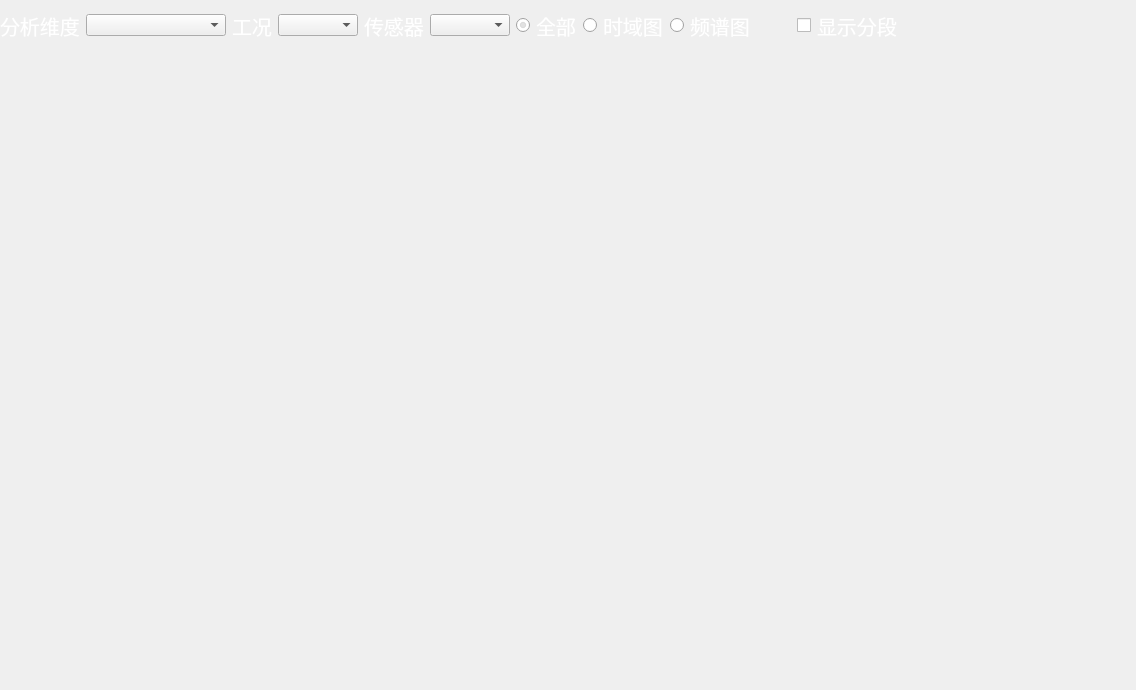
<?xml version="1.0" encoding="UTF-8"?>
<ui version="4.0">
 <class>ChartsViewerClass</class>
 <widget class="QMainWindow" name="ChartsViewerClass">
  <property name="geometry">
   <rect>
    <x>0</x>
    <y>0</y>
    <width>1136</width>
    <height>690</height>
   </rect>
  </property>
  <property name="windowTitle">
   <string>ChartsViewer</string>
  </property>
  <property name="styleSheet">
   <string notr="true">#centralWidget{border-image:url(:/image/background.png)}
#label,#label_2,#label_3,#radioButtonAll,#radioButtonOnlyfs,#radioButtonOnlyts,#checkBoxShowSeg{
           font-size: 20px;
           color: #FFFFFF;
           padding-left: 0px;
           padding-top: 0px;
           padding-bottom: 0px;
}</string>
  </property>
  <widget class="QWidget" name="centralWidget">
   <layout class="QVBoxLayout" name="verticalLayout" stretch="0,0,1">
    <property name="spacing">
     <number>10</number>
    </property>
    <property name="leftMargin">
     <number>0</number>
    </property>
    <property name="topMargin">
     <number>0</number>
    </property>
    <property name="rightMargin">
     <number>0</number>
    </property>
    <property name="bottomMargin">
     <number>0</number>
    </property>
    <item>
     <widget class="HeaderWidget" name="headerWidget" native="true"/>
    </item>
    <item>
     <layout class="QHBoxLayout" name="horizontalLayout_3">
      <property name="rightMargin">
       <number>20</number>
      </property>
      <item>
       <layout class="QHBoxLayout" name="horizontalLayout">
        <item>
         <widget class="QLabel" name="label">
          <property name="text">
           <string>分析维度</string>
          </property>
         </widget>
        </item>
        <item>
         <widget class="QComboBox" name="comboBoxAnalyseDim">
          <property name="minimumSize">
           <size>
            <width>140</width>
            <height>0</height>
           </size>
          </property>
         </widget>
        </item>
       </layout>
      </item>
      <item>
       <layout class="QHBoxLayout" name="horizontalLayout_2">
        <item>
         <widget class="QLabel" name="label_2">
          <property name="text">
           <string>工况</string>
          </property>
         </widget>
        </item>
        <item>
         <widget class="QComboBox" name="comboBoxWorkConditions">
          <property name="minimumSize">
           <size>
            <width>80</width>
            <height>0</height>
           </size>
          </property>
         </widget>
        </item>
       </layout>
      </item>
      <item>
       <layout class="QHBoxLayout" name="horizontalLayout_4">
        <item>
         <widget class="QLabel" name="label_3">
          <property name="text">
           <string>传感器</string>
          </property>
         </widget>
        </item>
        <item>
         <widget class="QComboBox" name="comboBoxSense">
          <property name="minimumSize">
           <size>
            <width>80</width>
            <height>0</height>
           </size>
          </property>
         </widget>
        </item>
       </layout>
      </item>
      <item>
       <widget class="QRadioButton" name="radioButtonAll">
        <property name="text">
         <string>全部</string>
        </property>
        <property name="checked">
         <bool>true</bool>
        </property>
       </widget>
      </item>
      <item>
       <widget class="QRadioButton" name="radioButtonOnlyts">
        <property name="text">
         <string>时域图</string>
        </property>
       </widget>
      </item>
      <item>
       <widget class="QRadioButton" name="radioButtonOnlyfs">
        <property name="text">
         <string>频谱图</string>
        </property>
       </widget>
      </item>
      <item>
       <spacer name="horizontalSpacer_3">
        <property name="orientation">
         <enum>Qt::Horizontal</enum>
        </property>
        <property name="sizeType">
         <enum>QSizePolicy::Minimum</enum>
        </property>
        <property name="sizeHint" stdset="0">
         <size>
          <width>40</width>
          <height>20</height>
         </size>
        </property>
       </spacer>
      </item>
      <item>
       <widget class="QCheckBox" name="checkBoxShowSeg">
        <property name="enabled">
         <bool>true</bool>
        </property>
        <property name="text">
         <string>显示分段</string>
        </property>
       </widget>
      </item>
      <item>
       <spacer name="horizontalSpacer">
        <property name="orientation">
         <enum>Qt::Horizontal</enum>
        </property>
        <property name="sizeHint" stdset="0">
         <size>
          <width>40</width>
          <height>20</height>
         </size>
        </property>
       </spacer>
      </item>
     </layout>
    </item>
    <item>
     <layout class="QHBoxLayout" name="horizontalLayout_5" stretch="0,1">
      <property name="leftMargin">
       <number>0</number>
      </property>
      <item>
       <widget class="CustomFlowWidget" name="customFlowWidget" native="true">
        <property name="minimumSize">
         <size>
          <width>500</width>
          <height>0</height>
         </size>
        </property>
       </widget>
      </item>
      <item>
       <widget class="CustomFlowWidget" name="customFlowWidgetSeg" native="true">
        <property name="minimumSize">
         <size>
          <width>500</width>
          <height>0</height>
         </size>
        </property>
       </widget>
      </item>
     </layout>
    </item>
   </layout>
  </widget>
  <widget class="QMenuBar" name="menuBar">
   <property name="geometry">
    <rect>
     <x>0</x>
     <y>0</y>
     <width>1136</width>
     <height>23</height>
    </rect>
   </property>
  </widget>
 </widget>
 <layoutdefault spacing="6" margin="11"/>
 <customwidgets>
  <customwidget>
   <class>HeaderWidget</class>
   <extends>QWidget</extends>
   <header>ui/base/HeaderWidget.h</header>
   <container>1</container>
  </customwidget>
  <customwidget>
   <class>CustomFlowWidget</class>
   <extends>QWidget</extends>
   <header>ui/base/CustomFlowWidget.h</header>
   <container>1</container>
  </customwidget>
 </customwidgets>
 <resources>
  <include location="../SensorViz3D.qrc"/>
 </resources>
 <connections/>
</ui>
